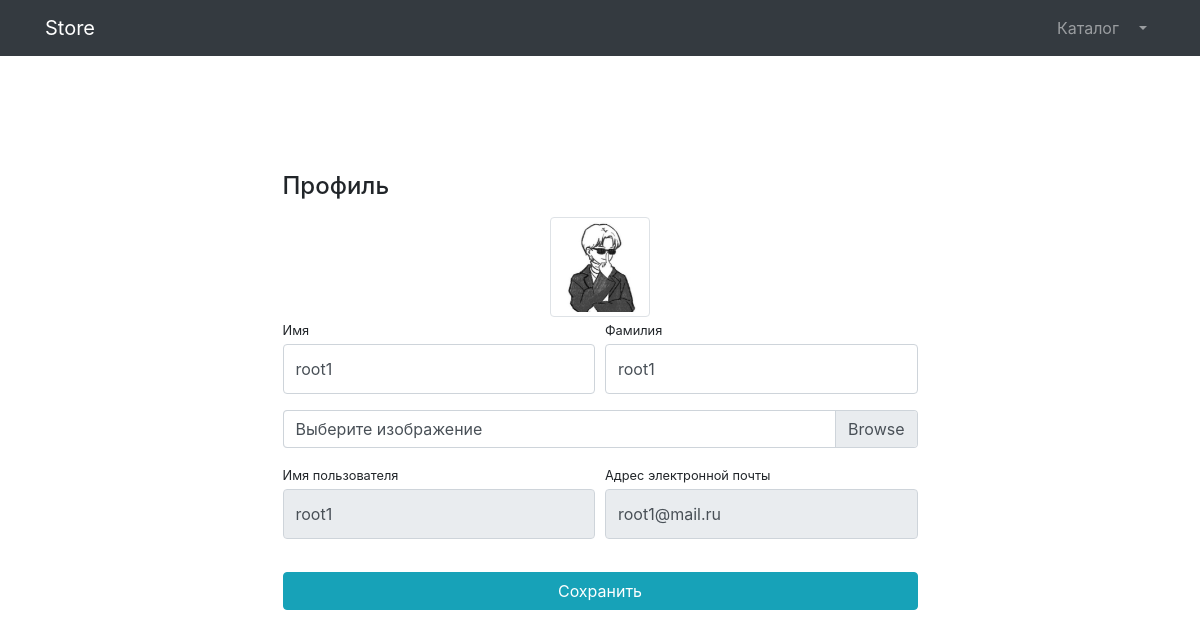
Screenshot of /users/profile/ (signed in) with the database file from the repository.
### users/models.py (models this page shows)
class User(AbstractUser):
    image = models.ImageField(upload_to="users_images", blank=True, null=True)

### users/views.py (the view)
# urls.py: path("profile/", profile, name="profile"),
def profile(request):
    if request.method == "POST":
        form = UserProfileForm(
            instance=request.user, data=request.POST, files=request.FILES
        )
        if form.is_valid():
            form.save()
            return HttpResponseRedirect(reverse("users:profile"))
    else:
        form = UserProfileForm(instance=request.user)
    context = {"title": "Store - Профиль", "form": form}
    return render(request, "users/profile.html", context=context)

### users/forms.py
class UserProfileForm(UserChangeForm):
    first_name = forms.CharField(
        widget=forms.TextInput(attrs={"class": "form-control py-4"})
    )
    last_name = forms.CharField(
        widget=forms.TextInput(attrs={"class": "form-control py-4"})
    )
    image = forms.ImageField(
        widget=forms.FileInput(attrs={"class": "custom-file-label"}), required=False
    )
    username = forms.CharField(
        widget=forms.TextInput(attrs={"class": "form-control py-4", "readonly": True})
    )
    email = forms.EmailField(
        widget=forms.EmailInput(attrs={"class": "form-control py-4", "readonly": True})
    )
    class Meta:
        model = get_user_model()
        fields = ["first_name", "last_name", "image", "username", "email"]

### users/templates/users/profile.html (shortened to what this page needs)
{% extends "products/base.html" %}
{% load static %}
{% block css %}
	<link href="{% static "vendor/css/profile.css" %}" rel="stylesheet">
{% endblock  %}
{% block content %}
	<div class="container">
		<div class="row justify-content-center" style="padding-top: 100px">
			<div class="col-lg-7">
				<h4 class="mt-3 mb-3">Профиль</h4>
				<div class="col-lg-12 text-center">
					<img width="100" height="100"
						src="{% if user.image %} {{ user.image.url }} {% else %} {% static "vendor/img/users/default_avatar.jpg" %} {% endif %}"
						class="img-thumbnail">
				</div>
				<form action="{% url "users:profile" %}" method="post" enctype="multipart/form-data">
					<div class="form-row">
						<div class="col-lg-6">
							<div class="form-group">
								<label class="small mb-1" for="{{ form.first_name.id_for_label }}">Имя</label>
								{{ form.first_name }}
							</div>
						</div>
						<div class="col-lg-6">
							<div class="form-group">
								<label class="small mb-1" for="i{{ form.last_name.id_for_label }}">Фамилия</label>
								{{ form.last_name }}
							</div>
						</div>
					</div>
					<div class="form-row mb-2">
						<div class="col-lg-12">
							<div class="custom-file">
								<label class="custom-file-label" for="{{ form.image.id_for_label }}">Выберите изображение</label>
							</div>
						</div>
					</div>
					<div class="form-row">
						<div class="col-lg-6">
							<label class="small mb-1" for="{{ form.username.id_for_label }}">Имя пользователя</label>
							{{ form.username }}
						</div>
						<div class="col-lg-6">
							<label class="small mb-1" for="{{ form.email.id_for_label }}">Адрес электронной
								почты</label>
							{{ form.email }}
						</div>
					</div>
					<div class="form-row">
						<div class="col-lg-12" style="margin-top: 33px;">
							<input class="btn btn-info btn-block" type="submit" value="Сохранить">
						</div>
					</div>
				</form>
			</div>
		</div>
	</div>
{% endblock  %}

### rows the page displays
User: image (picture), first_name "root1", last_name "root1", username "root1", email "root1@mail.ru"
